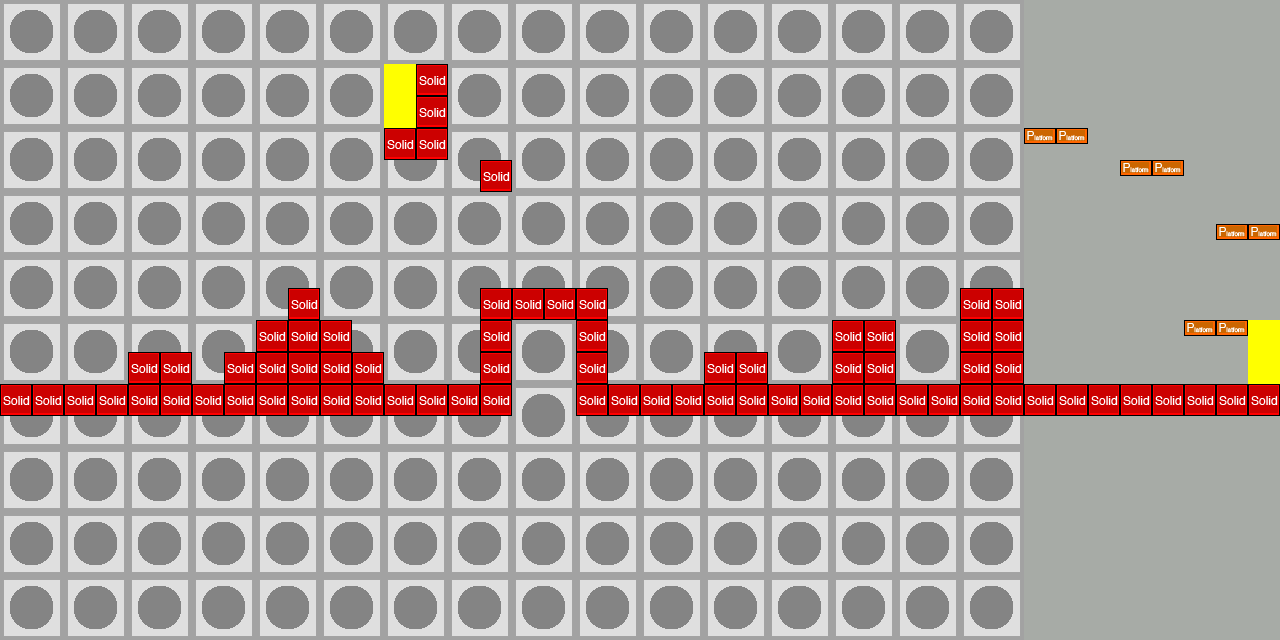

The image is a tile-based game level rendered from a .tmx file. Its description and source (layers, tilesets, objects; grid data summarised) follow:
An orthogonal 40x20 tile map with 32x32 px tiles, 2 tile layers (World, collision), 2 tilesets, 1 image layer and 34 objects (14x CoinEntity, 4x redAcidEntity, 4x PowerupEntity, 2x heroEntity, 2x greenAcidEntity, ...).

<map version="1.0" orientation="orthogonal" width="40" height="20" tilewidth="32" tileheight="32" backgroundcolor="#a7aba6">
 <tileset firstgid="1" name="tileset32x32" tilewidth="32" tileheight="32">
  <image source="../tileset/tileset32x32.png" width="160" height="32" />
 </tileset>
 <tileset firstgid="6" name="metatiles32x32" tilewidth="32" tileheight="32">
  <image source="../tileset/metatiles32x32.png" width="160" height="32" />
  <tile id="0">
   <properties>
    <property name="type" value="solid" />
   </properties>
  </tile>
  <tile id="1">
   <properties>
    <property name="type" value="platform" />
   </properties>
  </tile>
 </tileset>
 <imagelayer name="Background" width="40" height="20">
  <image source="../backgroundImages/Background03.png" />
 </imagelayer>
 <objectgroup name="Black_Hero" width="40" height="20" visible="0" />
 <objectgroup name="White_Hero" width="40" height="20" visible="0">
  <object name="heroEntity" x="64" y="0" width="32" height="64">
   <properties>
    <property name="image" value="white_hero" />
    <property name="spritewidth" value="32" />
   </properties>
  </object>
 </objectgroup>
 <objectgroup name="Red_Acid" width="40" height="20" visible="0">
  <object name="redAcidEntity" x="384" y="96" width="64" height="32" />
  <object name="redAcidEntity" x="768" y="368" width="64" height="32" />
 </objectgroup>
 <objectgroup name="Green_Acid" width="40" height="20" visible="0">
  <object name="greenAcidEntity" x="256" y="0" width="64" height="32" />
 </objectgroup>
 <objectgroup name="Blue_Acid" width="40" height="20" visible="0">
  <object name="blueAcidEntity" x="384" y="0" width="64" height="32" />
 </objectgroup>
 <objectgroup name="Black_Enemy" width="40" height="20" visible="0">
  <object name="Enemy1Entity" x="192" y="0" width="64" height="32">
   <properties>
    <property name="image" value="black_enemy1" />
    <property name="spritewidth" value="32" />
    <property name="startposition" value="1" />
   </properties>
  </object>
  <object name="Enemy2Entity" x="192" y="32" width="64" height="32">
   <properties>
    <property name="image" value="black_enemy2" />
    <property name="spritewidth" value="32" />
    <property name="startposition" value="1" />
   </properties>
  </object>
 </objectgroup>
 <objectgroup name="White_Enemy" width="40" height="20" visible="0">
  <object name="Enemy1Entity" x="128" y="0" width="64" height="32">
   <properties>
    <property name="image" value="white_enemy1" />
    <property name="spritewidth" value="32" />
    <property name="startposition" value="1" />
   </properties>
  </object>
  <object name="Enemy2Entity" x="128" y="32" width="64" height="32">
   <properties>
    <property name="image" value="white_enemy2" />
    <property name="spritewidth" value="32" />
    <property name="startposition" value="1" />
   </properties>
  </object>
 </objectgroup>
 <objectgroup name="Black_Coin" width="40" height="20" visible="0">
  <object name="CoinEntity" x="96" y="0" width="32" height="32">
   <properties>
    <property name="image" value="black_coin" />
    <property name="spritewidth" value="32" />
   </properties>
  </object>
  <object name="redAcidEntity" x="1088" y="144" width="64" height="32" />
 </objectgroup>
 <objectgroup name="White_Coin" width="40" height="20" visible="0">
  <object name="CoinEntity" x="96" y="32" width="32" height="32">
   <properties>
    <property name="image" value="white_coin" />
    <property name="spritewidth" value="32" />
   </properties>
  </object>
 </objectgroup>
 <objectgroup name="Blue_Powerup" width="40" height="20" visible="0">
  <object name="PowerupEntity" x="384" y="32" width="64" height="32">
   <properties>
    <property name="image" value="blue_powerup" />
    <property name="move" value="0" />
    <property name="spritewidth" value="32" />
    <property name="startposition" value="0" />
   </properties>
  </object>
 </objectgroup>
 <objectgroup name="Green_Powerup" width="40" height="20" visible="0">
  <object name="PowerupEntity" x="256" y="32" width="64" height="32">
   <properties>
    <property name="image" value="green_powerup" />
    <property name="move" value="0" />
    <property name="spritewidth" value="32" />
    <property name="startposition" value="0" />
   </properties>
  </object>
 </objectgroup>
 <objectgroup name="Red_Powerup" width="40" height="20" visible="0">
  <object name="PowerupEntity" x="320" y="32" width="64" height="32">
   <properties>
    <property name="image" value="red_powerup" />
    <property name="move" value="0" />
    <property name="spritewidth" value="32" />
    <property name="startposition" value="0" />
   </properties>
  </object>
 </objectgroup>
 <objectgroup name="Level" width="40" height="20">
  <object name="me.LevelEntity" x="1248" y="320" width="32" height="64">
   <properties>
    <property name="to" value="level4" />
   </properties>
  </object>
  <object name="me.LevelEntity" x="384" y="64" width="32" height="64">
   <properties>
    <property name="to" value="secret4" />
   </properties>
  </object>
 </objectgroup>
 <objectgroup name="Coins" width="40" height="20">
  <object name="CoinEntity" x="1248" y="256" width="32" height="32">
   <properties>
    <property name="image" value="black_coin" />
    <property name="spritewidth" value="32" />
   </properties>
  </object>
  <object name="CoinEntity" x="1216" y="256" width="32" height="32">
   <properties>
    <property name="image" value="black_coin" />
    <property name="spritewidth" value="32" />
   </properties>
  </object>
  <object name="CoinEntity" x="1216" y="160" width="32" height="32">
   <properties>
    <property name="image" value="black_coin" />
    <property name="spritewidth" value="32" />
   </properties>
  </object>
  <object name="CoinEntity" x="1248" y="160" width="32" height="32">
   <properties>
    <property name="image" value="black_coin" />
    <property name="spritewidth" value="32" />
   </properties>
  </object>
  <object name="CoinEntity" x="1152" y="96" width="32" height="32">
   <properties>
    <property name="image" value="black_coin" />
    <property name="spritewidth" value="32" />
   </properties>
  </object>
  <object name="CoinEntity" x="1120" y="96" width="32" height="32">
   <properties>
    <property name="image" value="black_coin" />
    <property name="spritewidth" value="32" />
   </properties>
  </object>
  <object name="CoinEntity" x="1056" y="64" width="32" height="32">
   <properties>
    <property name="image" value="black_coin" />
    <property name="spritewidth" value="32" />
   </properties>
  </object>
  <object name="CoinEntity" x="1024" y="64" width="32" height="32">
   <properties>
    <property name="image" value="black_coin" />
    <property name="spritewidth" value="32" />
   </properties>
  </object>
  <object name="CoinEntity" x="928" y="64" width="32" height="32">
   <properties>
    <property name="image" value="black_coin" />
    <property name="spritewidth" value="32" />
   </properties>
  </object>
  <object name="CoinEntity" x="896" y="64" width="32" height="32">
   <properties>
    <property name="image" value="black_coin" />
    <property name="spritewidth" value="32" />
   </properties>
  </object>
  </objectgroup>
 <objectgroup name="Powerups" width="40" height="20">
  <!-- 1 objects omitted --></objectgroup>
 <objectgroup name="Enemies" width="40" height="20" />
 <objectgroup name="Acids" width="40" height="20">
  <!-- 3 objects omitted --></objectgroup>
 <objectgroup name="Heros" width="40" height="20">
  <!-- 1 objects omitted --></objectgroup>
 <layer name="World" width="40" height="20">
  <data>[800 cells, 82 non-empty, 3 distinct tile ids]</data>
 </layer>
 <layer name="collision" width="40" height="20">
  <data>[800 cells, 82 non-empty, 2 distinct tile ids]</data>
 </layer>
</map>
<!-- 7 of 34 objects omitted -->
